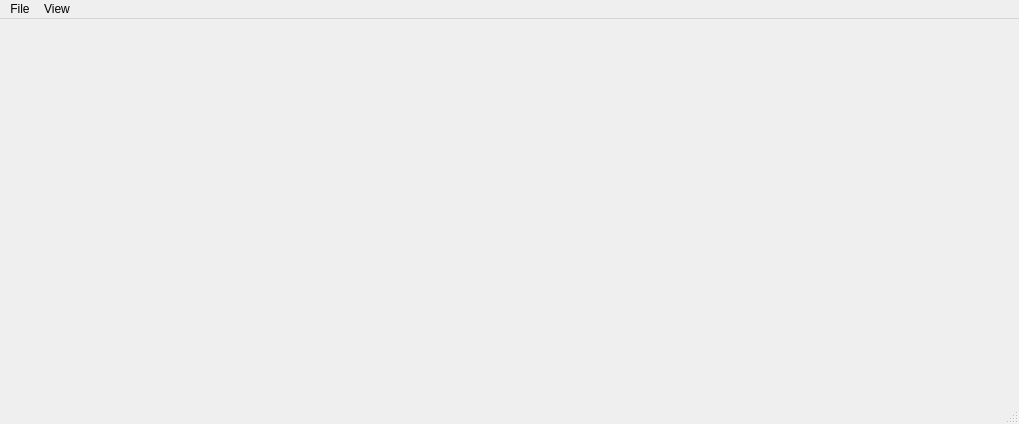
<?xml version="1.0" encoding="UTF-8"?>
<ui version="4.0">
 <class>MainWindow</class>
 <widget class="QMainWindow" name="MainWindow">
  <property name="geometry">
   <rect>
    <x>0</x>
    <y>0</y>
    <width>1019</width>
    <height>424</height>
   </rect>
  </property>
  <property name="windowTitle">
   <string>EM400</string>
  </property>
  <property name="windowIcon">
   <iconset resource="resources.qrc">
    <normaloff>:/icons/em400/em400_32.png</normaloff>:/icons/em400/em400_32.png</iconset>
  </property>
  <widget class="QWidget" name="centralwidget">
   <layout class="QVBoxLayout" name="verticalLayout_4">
    <property name="spacing">
     <number>0</number>
    </property>
    <property name="leftMargin">
     <number>0</number>
    </property>
    <property name="topMargin">
     <number>0</number>
    </property>
    <property name="rightMargin">
     <number>0</number>
    </property>
    <property name="bottomMargin">
     <number>0</number>
    </property>
    <item alignment="Qt::AlignmentFlag::AlignHCenter">
     <widget class="ControlPanel" name="cp" native="true">
      <property name="sizePolicy">
       <sizepolicy hsizetype="Minimum" vsizetype="Fixed">
        <horstretch>0</horstretch>
        <verstretch>0</verstretch>
       </sizepolicy>
      </property>
     </widget>
    </item>
   </layout>
  </widget>
  <widget class="QMenuBar" name="menubar">
   <property name="geometry">
    <rect>
     <x>0</x>
     <y>0</y>
     <width>1019</width>
     <height>23</height>
    </rect>
   </property>
   <widget class="QMenu" name="menuFile">
    <property name="title">
     <string>File</string>
    </property>
    <addaction name="actionLoad_OS_image"/>
    <addaction name="separator"/>
    <addaction name="actionPreferences"/>
    <addaction name="separator"/>
    <addaction name="actionQuit"/>
   </widget>
   <widget class="QMenu" name="menuView">
    <property name="title">
     <string>View</string>
    </property>
    <addaction name="actionSmall_Control_Panel"/>
    <addaction name="actionDebugger"/>
    <addaction name="separator"/>
    <addaction name="actionPanel_Theme"/>
   </widget>
   <addaction name="menuFile"/>
   <addaction name="menuView"/>
  </widget>
  <widget class="QStatusBar" name="statusbar"/>
  <action name="actionLoad_OS_image">
   <property name="text">
    <string>Load OS image...</string>
   </property>
  </action>
  <action name="actionPreferences">
   <property name="text">
    <string>Preferences...</string>
   </property>
  </action>
  <action name="actionQuit">
   <property name="text">
    <string>Quit</string>
   </property>
  </action>
  <action name="actionSmall_Control_Panel">
   <property name="checkable">
    <bool>true</bool>
   </property>
   <property name="text">
    <string>Small Control Panel</string>
   </property>
  </action>
  <action name="actionDebugger">
   <property name="checkable">
    <bool>true</bool>
   </property>
   <property name="text">
    <string>Debugger</string>
   </property>
   <property name="shortcut">
    <string>Ctrl+D</string>
   </property>
  </action>
  <action name="actionPanel_Theme">
   <property name="checkable">
    <bool>true</bool>
   </property>
   <property name="text">
    <string>Panel Theme</string>
   </property>
  </action>
 </widget>
 <customwidgets>
  <customwidget>
   <class>ControlPanel</class>
   <extends>QWidget</extends>
   <header>ui/qt6/panel/controlpanel.h</header>
   <container>1</container>
  </customwidget>
 </customwidgets>
 <resources>
  <include location="../resources.qrc"/>
 </resources>
 <connections/>
</ui>
